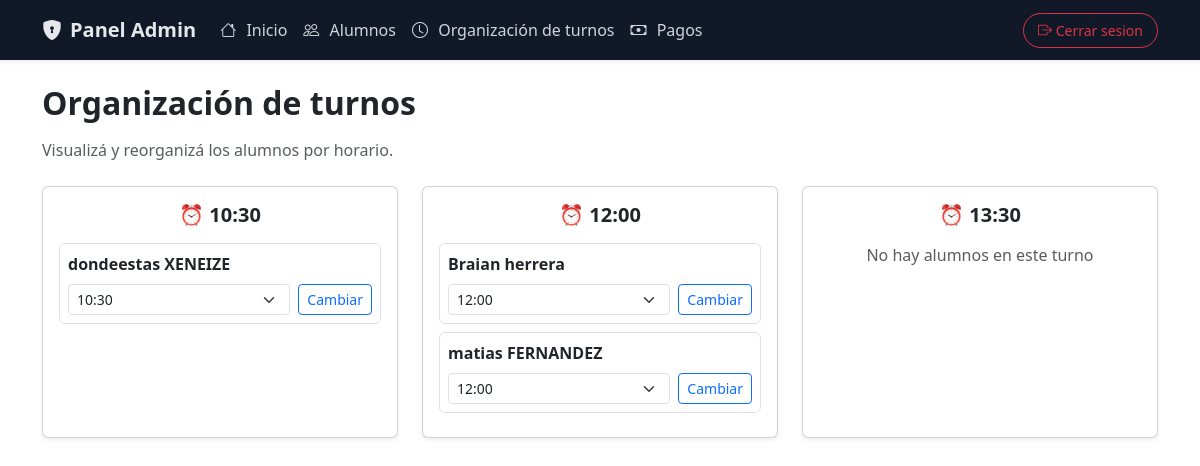
/admin/turnos, run on the app's committed database.
### models.py (models this page shows)
class Alumno(db.Model):
    __tablename__ = "alumnos"
    id = db.Column(db.Integer, primary_key=True)
    nombre = db.Column(db.String(50), nullable=False)
    apellido = db.Column(db.String(50), nullable=False)
    dni = db.Column(db.String(20), nullable=False, unique=True)
    edad = db.Column(db.Integer, nullable=False)
    turno = db.Column(db.String(20), nullable=False)
    fecha_alta = db.Column(db.Date, default=date.today)
    pagos = db.relationship("Pago", backref="alumno", lazy=True)

### main.py (the view)
@app.route("/admin/turnos")
def admin_turnos():
    turnos = {
        "10:30": Alumno.query.filter_by(turno="10:30").all(),
        "12:00": Alumno.query.filter_by(turno="12:00").all(),
        "13:30": Alumno.query.filter_by(turno="13:30").all()
    }
    return render_template("admin/turnos.html", turnos=turnos)

### templates/admin/turnos.html (shortened to what this page needs)
{% extends "admin/base_admin.html" %}
{% block body %}
<h2 class="fw-bold mb-3">Organización de turnos</h2>
<p class="text-muted mb-4">
    Visualizá y reorganizá los alumnos por horario.
</p>
<div class="row g-4">
{% for horario, alumnos in turnos.items() %}
    <div class="col-md-4">
        <div class="card shadow-sm h-100">
            <div class="card-body">
                <h5 class="fw-bold text-center mb-3">⏰ {{ horario }}</h5>
                {% if alumnos %}
                    {% for alumno in alumnos %}
                    <div class="border rounded p-2 mb-2">
                        <strong>{{ alumno.nombre }} {{ alumno.apellido }}</strong>
                        <form
                            action="{{ url_for('cambiar_turno', id=alumno.id) }}"
                            method="POST"
                            class="mt-2 d-flex gap-2">
                            <select name="turno" class="form-select form-select-sm">
                                <option value="10:30" {% if alumno.turno == "10:30" %}selected{% endif %}>10:30</option>
                                <option value="12:00" {% if alumno.turno == "12:00" %}selected{% endif %}>12:00</option>
                            </select>
                            <button class="btn btn-sm btn-outline-primary">
                                Cambiar
                            </button>
                        </form>
                    </div>
                    {% endfor %}
                {% else %}
                    <p class="text-muted text-center">
                        No hay alumnos en este turno
                    </p>
                {% endif %}
            </div>
        </div>
    </div>
{% endfor %}
</div>
{% endblock %}

### data on the page
Alumno: nombre "dondeestas", apellido "XENEIZE", turno "10:30"
Alumno: nombre "Braian", apellido "herrera", turno "12:00"
Alumno: nombre "matias", apellido "FERNANDEZ", turno "12:00"

### other printed values
{{ horario }} "10:30" "12:00" "13:30"
